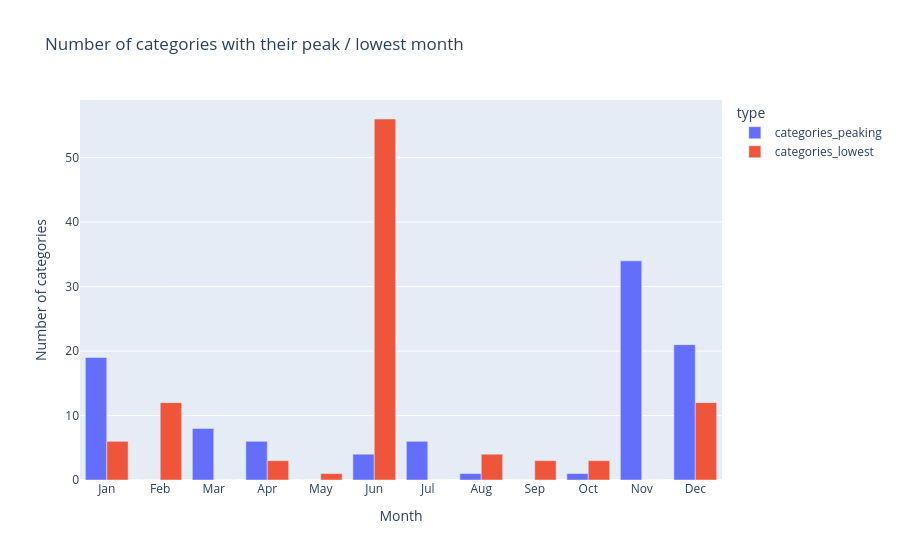

The cell this chart's notebook holds for it:
### Markdown cell above
#### 2.3 Peak and trough months (Q2)
In which months do categories have their best and their worst month?

### Code cell
# Count of categories per month: peak vs lowest month
peak_low = month_plot.melt(id_vars="month_name",
                           value_vars=["categories_peaking", "categories_lowest"],
                           var_name="type", value_name="categories")

fig = px.bar(peak_low, x="month_name", y="categories", color="type", barmode="group",
             title="Number of categories with their peak / lowest month",
             labels={"month_name": "Month", "categories": "Number of categories"})
fig.show()

### Figure 1 — Plotly figure (JSON) as saved in the notebook; plotly's stock layout.template omitted (floating-point values rounded to 4 significant figures)
{"data": [{"alignmentgroup": "True", "hovertemplate": "type=categories_peaking<br>Month=%{x}<br>Number of categories=%{y}<extra></extra>", "legendgroup": "categories_peaking", "marker": {"color": "#636efa", "pattern": {"shape": ""}}, "name": "categories_peaking", "offsetgroup": "categories_peaking", "orientation": "v", "showlegend": true, "textposition": "auto", "type": "bar", "x": ["Jan", "Feb", "Mar", "Apr", "May", "Jun", "Jul", "Aug", "Sep", "Oct", "Nov", "Dec"], "xaxis": "x", "y": [19, 0, 8, 6, 0, 4, 6, 1, 0, 1, 34, 21], "yaxis": "y"}, {"alignmentgroup": "True", "hovertemplate": "type=categories_lowest<br>Month=%{x}<br>Number of categories=%{y}<extra></extra>", "legendgroup": "categories_lowest", "marker": {"color": "#EF553B", "pattern": {"shape": ""}}, "name": "categories_lowest", "offsetgroup": "categories_lowest", "orientation": "v", "showlegend": true, "textposition": "auto", "type": "bar", "x": ["Jan", "Feb", "Mar", "Apr", "May", "Jun", "Jul", "Aug", "Sep", "Oct", "Nov", "Dec"], "xaxis": "x", "y": [6, 12, 0, 3, 1, 56, 0, 4, 3, 3, 0, 12], "yaxis": "y"}], "layout": {"barmode": "group", "legend": {"title": {"text": "type"}, "tracegroupgap": 0}, "title": {"text": "Number of categories with their peak / lowest month"}, "xaxis": {"anchor": "y", "domain": [0, 1], "title": {"text": "Month"}}, "yaxis": {"anchor": "x", "domain": [0, 1], "title": {"text": "Number of categories"}}}}
